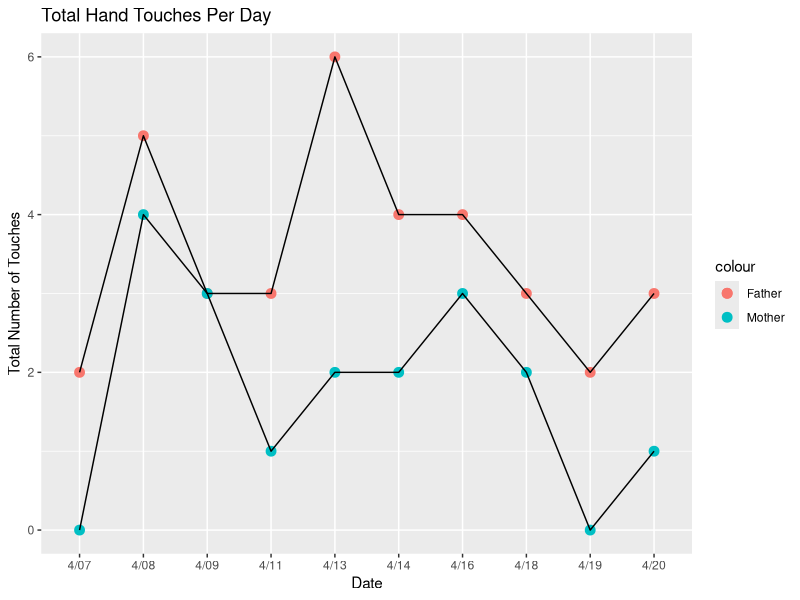
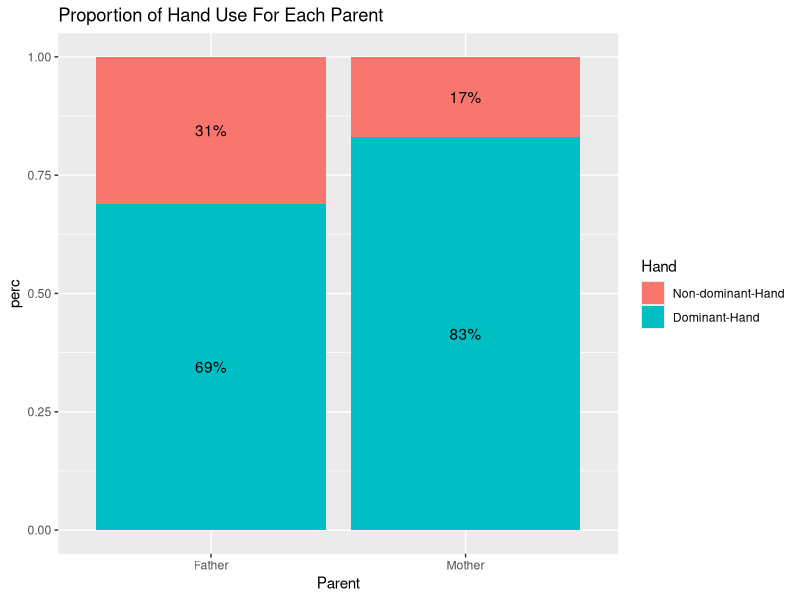
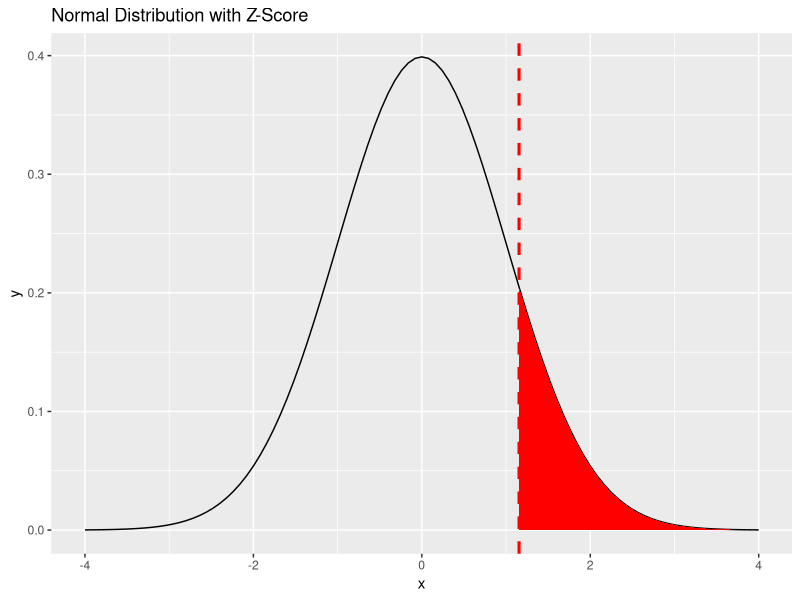
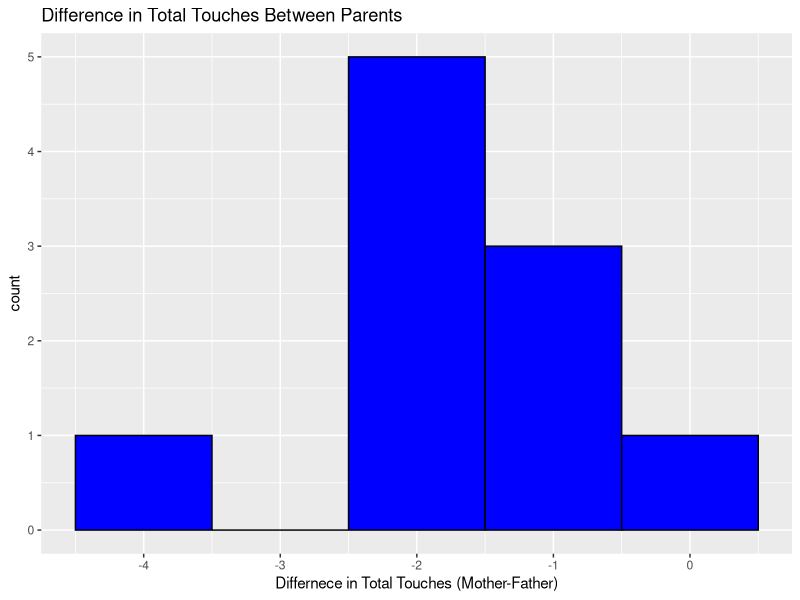

These charts were generated, in order, by the following R code:
## ---- chunk 1
knitr::opts_chunk$set(echo = TRUE)
library(tidyverse)
library(lubridate)
library(tidyr)
library(ggplot2)
library(kableExtra)
library(reshape2)
## ---- chunk 2
total_touches = read_csv("totaltouches.csv")
dominanttouches = read_csv("dominanttouches.csv")  #Read in the data
## ---- chunk 3
mtotal <- as.matrix(total_touches)
dom <- as.matrix(dominanttouches)              ## Get only the number
dom <- dom[,c(2,3,4,5,6,7,8,9,10,11)]
mtotal <- mtotal[,c(2,3,4,5,6,7,8,9,10,11)]


numeric_dom = matrix(as.numeric(unlist(dom)),nrow=nrow(dom))    ## Make a numeric table for dominant hands
colnames(numeric_dom) <- colnames(dom)
rownames(numeric_dom) <- c("DominantHandFather", "DominantHandMother")

numeric_total =matrix(as.numeric(unlist(mtotal)),nrow=nrow(mtotal))  ## Rename so they can be used for KableExtras tables
colnames(numeric_total) <- colnames(mtotal)
rownames(numeric_total) <- c("TotalFather", "TotalMother")
numeric_total = data.frame(numeric_total)          ## CHange to dataframe and labeling
names(numeric_total) <- colnames(mtotal)
numeric_total = data.frame(t(numeric_total))
## ---- chunk 4
a = c("4/07","4/08","4/09","4/11", "4/13", "4/14","4/16" ,"4/18" ,"4/19" ,"4/20" )
graphtouches = numeric_total
graphtouches$dates = a                  ## Have to change 4.06 -> 4/6 because of numeric ordering on ggplots

graphdominant = numeric_dom
graphdominant = data.frame(t(graphdominant))
graphdominant$dates = a

ggplot(graphtouches, aes(group=1))+
  geom_point(mapping = aes(x = dates, y = TotalFather, colour = 'Father'), size = 3)+
  geom_point(aes(x = dates, y = TotalMother, colour = 'Mother'), show.legend = TRUE, size = 3)+
  geom_path(aes(x = dates,y = TotalMother))+
  geom_path(aes(x = dates,y = TotalFather))+
  ggtitle("Total Hand Touches Per Day")+
  ylab("Total Number of Touches") + 
  xlab("Date")


## ---- chunk 5
sum_total = rowSums(t(numeric_total))
sum_dom = rowSums(numeric_dom)
sum_nondom = sum_total - sum_dom   ## Getting sums

nondominant = sum_total - sum_dom  ## Used to get non-dominant rows

unf_table = t(cbind(nondominant, sum_dom)) ## Make a 2x2 matrix that will be used in both analysis


total_domtable = t(cbind(sum_total, sum_dom))
colnames(total_domtable) <- c("Father" , "Mother")
rownames(total_domtable) <- c("Total Touches", "Dominant Hand")   ## Label both

colnames(unf_table) <- c("Father" , "Mother")
rownames(unf_table) <- c("Non-dominant-Hand", "Dominant-Hand")



kable(t(numeric_total)) %>%  ## Plot for easy looks
  kable_styling(full_width = FALSE,position = "left", bootstrap_options = c("striped", "hover", "condensed"))
kable(numeric_dom) %>%
  kable_styling(full_width = FALSE, position = 'left', bootstrap_options = c("striped", "hover", 'condensed'))
## ---- chunk 6
kable(unf_table) %>%
  kable_styling(full_width = FALSE, position = "left")
## ---- chunk 7
graph_table <- data.frame(unf_table)
names <- c(colnames(graph_table))                     ## Change to dataframe to melt variables
graph_table <- t(data.frame(graph_table))

data_m <- melt(as.matrix(graph_table), varnames = c("Parent", "Hand"), id.vars = "Parent")  


ggplot(data_m %>% group_by(Parent) %>% 
           mutate(perc = round(value/sum(value),2)),   ## Structure taken from https://stackoverflow.com/questions/58707135/ggplot-how-can-i-show-percentage-proportions-and-total-sum user: brtk
       aes(x = Parent, y = perc, 
           fill = Hand, cumulative = TRUE)) +
    geom_col() +
    geom_text(aes(label = paste0(perc*100,"%")), 
              position = position_stack(vjust = 0.5))+
  ggtitle("Proportion of Hand Use For Each Parent")
## ---- chunk 8

fathertotal = sum(unf_table[1,1] + unf_table[2,1])
mothertotal = sum(unf_table[1,2] + unf_table[2,2])

fatherdom = unf_table[2,1]
motherdom = unf_table[2,2]

difference = motherdom / mothertotal - fatherdom / fathertotal

phat =(motherdom+ fatherdom )/(mothertotal+fathertotal)
round(phat, 3)
## ---- chunk 9
se = sqrt( phat * (1-phat) /mothertotal + phat*(1-phat)/ fathertotal)
zscore = (difference - 0 )/se
zvalue = round(zscore, 2)
pvalue = 2 * pnorm(zscore, lower.tail = FALSE)

m <- t(as.matrix(c(zvalue, pvalue)))
colnames(m) <- c("Z-score", "p-value")
kable(m)%>%
  kable_styling(full_width = FALSE, position = "left")
## ---- chunk 10
ggplot(data.frame(x = c(-4, 4)), aes(x = x)) +
stat_function(fun = dnorm) + 
  stat_function(fun = dnorm, 
                xlim = c(zscore, 4),
                geom = "area", fill = 'red')  + 
  geom_vline(xintercept = zscore, color = 'red', linetype = "dashed", size = 1.05) +
  ggtitle("Normal Distribution with Z-Score")
## ---- chunk 11
avgfather = 35/10
avgmother = 18/10
touchesmom = strtoi(as.matrix(total_touches[2,])[2-3])
touchesdad = strtoi(as.matrix(total_touches[1,])[2-3]) # Changed to numeric
mdiff = touchesmom - touchesdad

avgdif = avgmother - avgfather
meandiff = mean(mdiff)
ndiff = 10
sdiff = sd(mdiff)
sediff = sdiff / sqrt(ndiff)

m <- t(as.matrix(c(meandiff, ndiff, sdiff)))
colnames(m)<- c("Mean difference", "N difference", "SD difference")
kable(m)%>%
  kable_styling(full_width = FALSE, position = "left")

## ---- chunk 12
graph_diff = data.frame(x = mdiff) ## Change to Graph
ggplot()+
  geom_histogram(data =graph_diff, aes(x =x), binwidth = 1, col = "black", fill = "blue")+
  xlab("Differnece in Total Touches (Mother-Father)")+
  ggtitle("Difference in Total Touches Between Parents")
## ---- chunk 13
tscore = (avgdif - 0) / sediff
pvalue = 2 * pt(tscore, df = 9,lower.tail = TRUE)

m <- t(as.matrix(c(tscore, pvalue, 9)))
colnames(m) <- c("T-score" , "p-value", "Degrees of Freedom")  ## Table of T score and p score
kable(m)%>%
  kable_styling(full_width = FALSE, position = "left")
